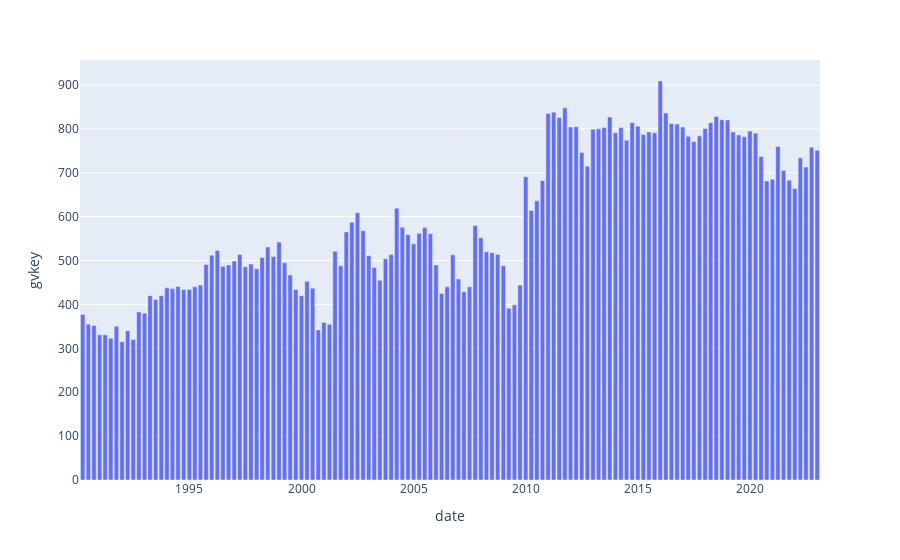

Notebook code for this chart:
### Code cell
# get count of stocks per date
sig_stocks_count = sig_stocks.groupby("date").count()

# plot
fig = px.bar(sig_stocks_count, x=sig_stocks_count.index, y="gvkey")

fig.show()

### Figure 1 — Plotly figure (JSON) as saved in the notebook; plotly's stock layout.template omitted (floating-point values rounded to 4 significant figures; data arrays with more than 128 entries replaced by an {"elided": "..."} marker saying what was removed)
{"data": [{"alignmentgroup": "True", "hovertemplate": "date=%{x}<br>gvkey=%{y}<extra></extra>", "legendgroup": "", "marker": {"color": "#636efa", "pattern": {"shape": ""}}, "name": "", "offsetgroup": "", "orientation": "v", "showlegend": false, "textposition": "auto", "type": "bar", "x": {"elided": "132 str values"}, "xaxis": "x", "y": {"elided": "132 int values"}, "yaxis": "y"}], "layout": {"barmode": "relative", "legend": {"tracegroupgap": 0}, "margin": {"t": 60}, "xaxis": {"anchor": "y", "domain": [0, 1], "title": {"text": "date"}}, "yaxis": {"anchor": "x", "domain": [0, 1], "title": {"text": "gvkey"}}}}
